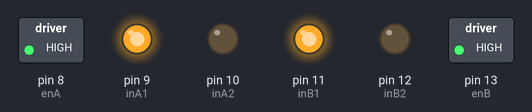
This sketch was run on a simulated Arduino Nano, built with avr-gcc and run on an emulated ATmega328P. On the bench: switched loads named in the sketch (green lamp = pin HIGH), output pins drawn as LEDs (lit = HIGH).

Above: at 0.1 s.
At 4.6 s:
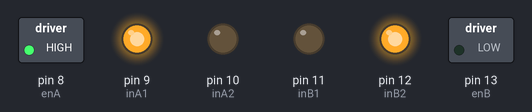
At 8.1 s:
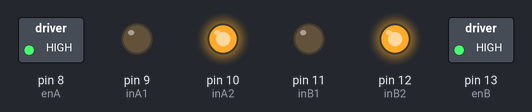
At 17.6 s:
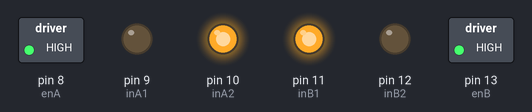
At 24.1 s:
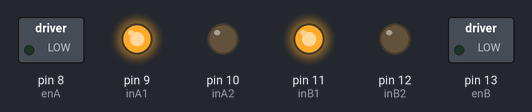
At 38.1 s:
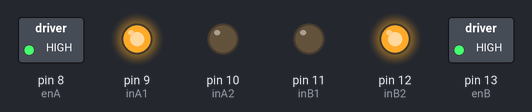
Timing chart, 0 to 39.6 s (numbered marks = the images above):
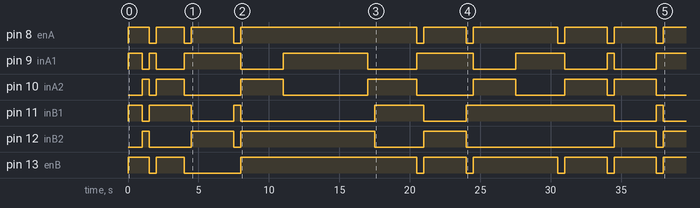

The sketch:

basic_input_functions.ino
```cpp
/*
	Basic input functions.

 	TODO:
  	- READ THIS FOR INPUT AND SEARCH SIMILAR STUFF UP FOR BASIC OUTPUT AND INPUT CODE: https://peppe8o.com/ir-sensor-with-arduino-wiring-and-code-explained/#:~:text=In%20the%20beginning%2C%20we%20declare%20the%20ir_sensor_pin%20with,%28ir_sensor_pin%2C%20INPUT%29%3B%20%2F%2F%20Pin%20set%20as%20input%20%7D
  	- what does analogRead(infraredSensorPin) return?
  	- Need to create more instances of each ultrasonic sensor and ir sensor cos we have multiple.
   	- functions for the grouping input.
  	- Detection for where enemy is in between left two and right two sensors.
   	- Detection for otherwise (e.g. enemy is seem on rightmost facing sensor but then disappears - we should still turn right)
	- Detection for sensor groups (e.g. the two ir sensors (also applies to ultrasonic sensors) at the back of the robot both get white input. We should therefore do avoidance maneuvore or just push forward)
*/

#include <Ultrasonic.h>

// Pin assignments
const int ultrasonicTrigPin = 10;   // Ultrasonic sensor trigger pin
const int ultrasonicEchoPin = 11;   // Ultrasonic sensor echo pin
const int infraredSensorPin = A0;   // Infrared sensor analog pin

// Create instances of the Ultrasonic class and the Infrared sensor
Ultrasonic ultrasonicSensor(ultrasonicTrigPin, ultrasonicEchoPin);

int readUltrasonicSensor() {
	unsigned int distance = ultrasonicSensor.read();  // Read the distance from the ultrasonic sensor in centimeters
	return distance;
}

int readInfraredSensor() {
	// Since we are using arduino Nano, analogRead here will return an integer value between 0 and 1023 (10 bits). (idk what the infraredsensorpin actually returns someone search it up)
	int sensorValue = analogRead(infraredSensorPin);  // Read the analog value from the infrared sensor
	return sensorValue;
}
```

basic_movement_functions.ino
```cpp
/*
	Basic Functions

	NOTES:
	- delay(1000) makes the robot wait for 1000 milliseconds.
	- maybe we end up using async functions if they exist in C++?

  TODO:
  - Sensor input.
	- Strategy implementation.
*/

// Speeds
const int MAX_SPEED = 255;
const int MIN_SPEED = 0;

// Directions
const int ANTICLOCKWISE = -1;
const int FORWARD = 0;
const int CLOCKWISE = 1;

// Motor Constants (we will have to change these values for our robot)
// Motor A (Left Motor)
const int enA = 8;
const int inA1 = 9;
const int inA2 = 10;

// Motor B (Right Motor)
const int enB = 13;
const int inB1 = 11;
const int inB2 = 12;

struct Motor {
	int en;
	int in1;
	int in2;
	int max_speed;
	int min_speed;
};

const Motor motorA = {enA, inA1, inA2, MAX_SPEED, MIN_SPEED};
const Motor motorB = {enB, inB1, inB2, MAX_SPEED, MIN_SPEED};

// Set all the motor control pins to outputs using pinMode()
void pinSetup() {
	pinMode(enA, OUTPUT);
	pinMode(enB, OUTPUT);
	pinMode(inA1, OUTPUT);
	pinMode(inA2, OUTPUT);
	pinMode(inB1, OUTPUT);
	pinMode(inB2, OUTPUT);
}

void setup() {
	pinSetup();
}

// Speed between -MAX_SPEED (negative MAX_SPEED) and +MAX_SPEED (positive MAX_SPEED)
// Negative speed makes the motor spin backwards
void driveSingleWheel(const Motor& selected_motor, int speed) {
	if (speed < 0) {
		digitalWrite(selected_motor.in1, LOW);
		digitalWrite(selected_motor.in2, HIGH);
		analogWrite(selected_motor.en, abs(speed));
	} else {
		digitalWrite(selected_motor.in1, HIGH);
		digitalWrite(selected_motor.in2, LOW);
		analogWrite(selected_motor.en, speed);
	}
}

// Negative speed = backwards
void driveStraight(const Motor& motorA, const Motor& motorB, int speed) {
	driveSingleWheel(motorA, speed);
	driveSingleWheel(motorB, speed);
}

void turnOffMotors() {
	digitalWrite(inA1, LOW);
	digitalWrite(inA2, LOW);
	digitalWrite(inB1, LOW);
	digitalWrite(inB2, LOW);
}

// Turns the robot while it moves forward.
// -1 wheel_pointing_direction will make the robot rotate anticlockwise if it is moving forwards.
// 0 will not make the wheels move. 1 will make the robot rotate clockwise.
// turn_speed should be an integer value between 0 and MAX_SPEED. 0 turn speed will not make the robot turn.
// MAX_SPEED turn speed will make the robot turn very quickly on the spot.
// turn_speed in between will make it turn at a slower pace by making the robot still move forward as it turns.
void forward_turn(const Motor& motorA, const Motor& motorB, int turn_direction, int turn_speed) {
  // if (turn_speed == 0) {  // Probably not needed, but include anyways to make things run faster.
  // 	return;
  // }

	driveSingleWheel(motorA, turn_direction * motorA.max_speed);
	driveSingleWheel(motorB, motorB.max_speed - 2 * turn_direction * turn_speed);
}

void reverse_turn(const Motor& motorA, const Motor& motorB, int turn_direction, int turn_speed) {
	// if (turn_speed == 0) {  // Probably not needed
	// 	return;
	// }

	driveSingleWheel(motorA, -turn_direction * motorA.max_speed);
	driveSingleWheel(motorB, -motorB.max_speed + 2 * turn_direction * turn_speed);
}

// THIS IS ONLY FOR TESTING
void testing_movement() {
	// Drive forward at full speed for 1 second
	driveStraight(motorA, motorB, MAX_SPEED);
	delay(1000);

  // Reverse
	driveStraight(motorA, motorB, -MAX_SPEED);
	delay(500);

	// Stop the robot for 500 milliseconds
	driveStraight(motorA, motorB, 0);
	delay(500);

	// Turn left at 50% speed for 2 seconds
	forward_turn(motorA, motorB, ANTICLOCKWISE, MAX_SPEED / 2);
	delay(2000);

	// Stop the robot
	driveStraight(motorA, motorB, 0);
	delay(500);

	// Turn right at 75% speed for 3 seconds
	forward_turn(motorA, motorB, CLOCKWISE, MAX_SPEED * 3 / 4);
	delay(3000);

	// Stop the robot
	driveStraight(motorA, motorB, 0);
	delay(500);

  // Turn left whilst moving backwards at 25% speed for 3 seconds
	reverse_turn(motorA, motorB, CLOCKWISE, MAX_SPEED / 4);
	delay(3000);

  // Turn right whilst moving backwards at 10% speed for 3 seconds
	reverse_turn(motorA, motorB, ANTICLOCKWISE, MAX_SPEED / 10);
	delay(3000);

  // TESTING TURNING AT 100% SPEED (I.E. ON THE SPOT)
  // Turn on the spot clockwise at 100% speed for 3 seconds
  forward_turn(motorA, motorB, CLOCKWISE, MAX_SPEED);
  delay(3000);

  // Stop the robot
  driveStraight(motorA, motorB, -MAX_SPEED);
  delay(500);

  // Turn on the spot anticlockwise at 100% speed for 3 seconds
  forward_turn(motorA, motorB, ANTICLOCKWISE, MAX_SPEED);
  delay(3000);

  // Stop the robot
  driveStraight(motorA, motorB, 0);
  delay(500);

  // Turn on the spot anticlockwise? at 100% speed for 3 seconds
  reverse_turn(motorA, motorB, ANTICLOCKWISE, MAX_SPEED);
  delay(3000);

  // Stop the robot
  driveStraight(motorA, motorB, 0);
  delay(500);

  // Turn on the spot clockwise? at 100% speed for 3 seconds
  reverse_turn(motorA, motorB, CLOCKWISE, MAX_SPEED);
  delay(3000);


  // AND JUST TO OBSERVE BEHAVIOUR WHEN TURN SPEED IS 0:
  // Turn the robot clockwise with 0 turn speed (should not turn)
  forward_turn(motorA, motorB, CLOCKWISE, 0);
  delay(3000);

  driveStraight(motorA, motorB, MAX_SPEED / 10);
  delay(500);

  // Turn the robot anticlockwise with 0 turn speed (should not turn)
  forward_turn(motorA, motorB, ANTICLOCKWISE, 0);
  delay(3000);

  driveStraight(motorA, motorB, MAX_SPEED / 10);
  delay(500);

  reverse_turn(motorA, motorB, CLOCKWISE, 0);
  delay(3000);

  driveStraight(motorA, motorB, MAX_SPEED / 10);
  delay(500);

  reverse_turn(motorA, motorB, ANTICLOCKWISE, 0);
  delay(3000);

  driveStraight(motorA, motorB, MAX_SPEED / 10);
  delay(500);
}

void loop() {
	testing_movement();
}
```

Measured:
- by itself, pin 8 (enA): LOW → HIGH at 0.00 s, → LOW 1.5 s later, → HIGH 0.50 s later, → LOW 2.0 s later, … (17 changes in this stretch)
- by itself, pin 9 (inA1): LOW → HIGH at 0.00 s, → LOW 1.0 s later, → HIGH 0.50 s later, → LOW 0.50 s later, … (15 changes in this stretch)
- by itself, pin 10 (inA2): LOW → HIGH at 1.0 s, → LOW 0.50 s later, → HIGH 0.50 s later, → LOW 2.0 s later, … (14 changes in this stretch)
- by itself, pin 11 (inB1): LOW → HIGH at 0.00 s, → LOW 1.0 s later, → HIGH 0.50 s later, → LOW 3.0 s later, … (12 changes in this stretch)
- by itself, pin 12 (inB2): LOW → HIGH at 1.0 s, → LOW 0.50 s later, → HIGH 3.0 s later, → LOW 3.0 s later, … (11 changes in this stretch)
- by itself, pin 13 (enB): LOW → HIGH at 0.00 s, → LOW 1.5 s later, → HIGH 0.50 s later, → LOW 2.0 s later, … (15 changes in this stretch)
